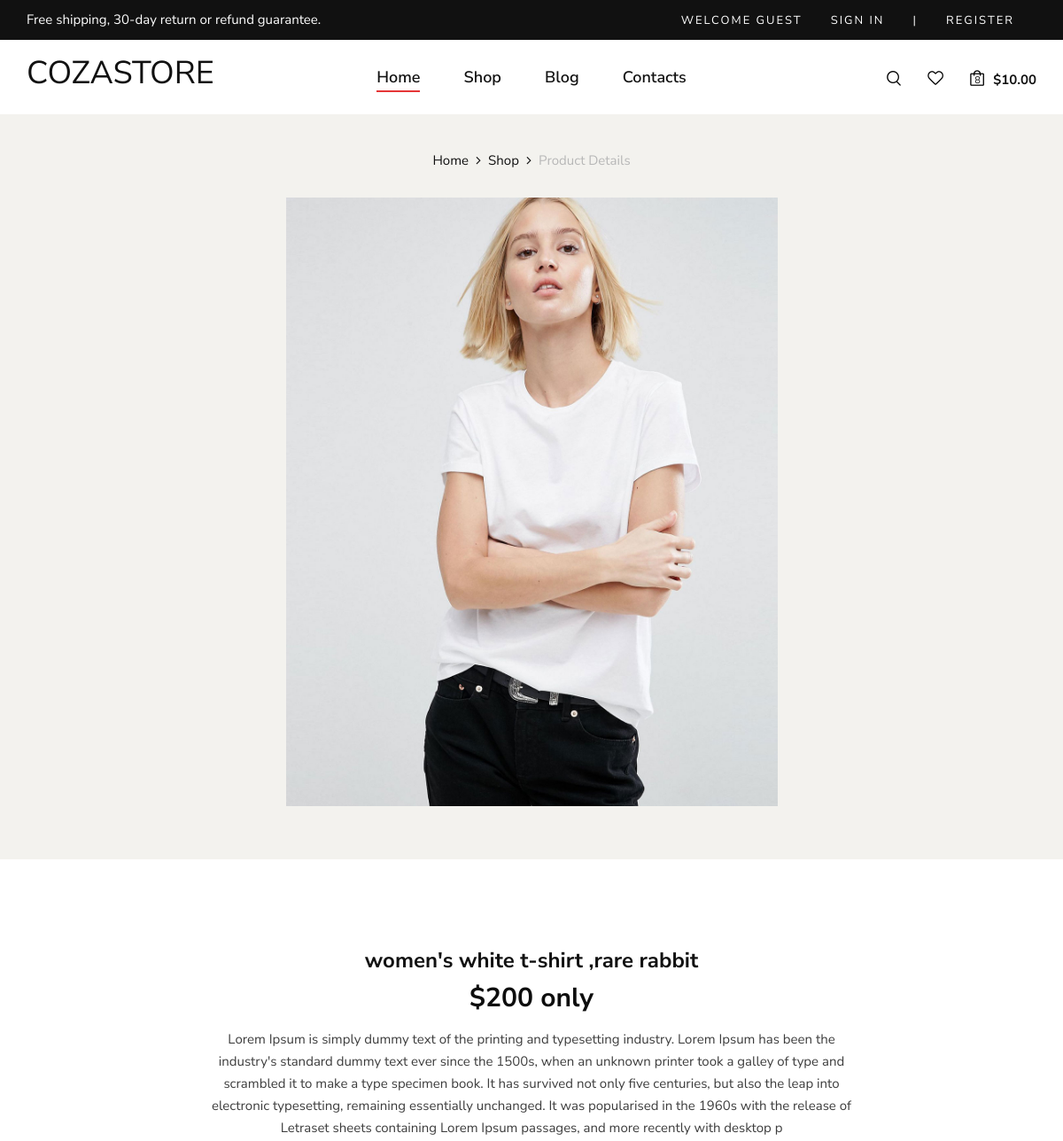
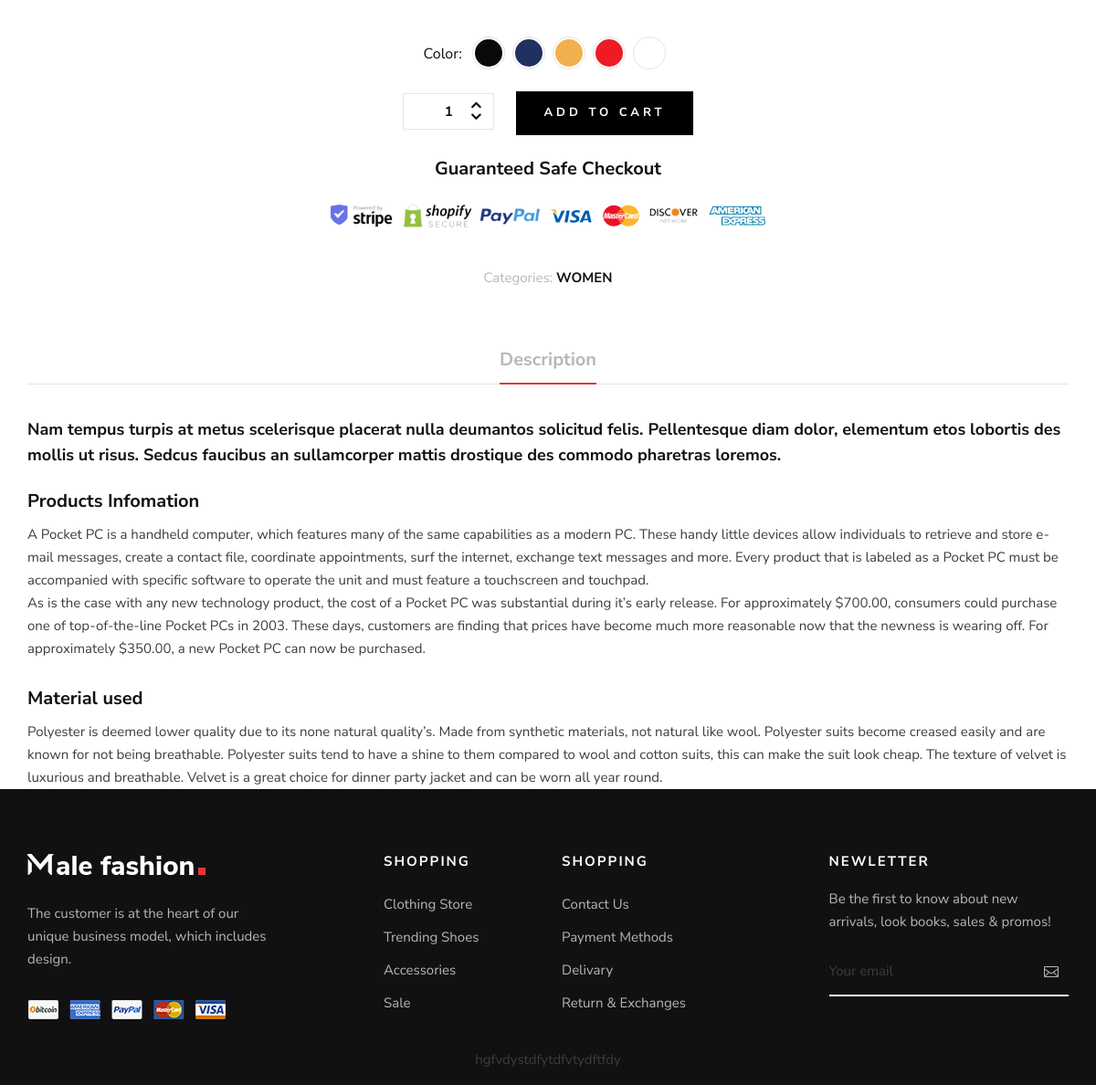
The page /women/womens-white-t-shirt-rare-rabbit/ on the database its author committed (2 pictures, top to bottom).
### store/models.py (models this page shows, shortened)
class Product(models.Model):
    product_name=models.CharField(max_length=150,unique=True)
    product_slug=models.SlugField(max_length=150,unique=True)
    product_description=models.TextField(max_length=500)
    product_price=models.IntegerField()
    product_image=models.ImageField(upload_to='photos/products')
    product_stock=models.IntegerField()
    is_available=models.BooleanField(default=True)
    category=models.ForeignKey(Category,on_delete=models.CASCADE)
    created_date=models.DateTimeField(auto_now_add=True)
    modified_date=models.DateTimeField(auto_now=True)

### category/models.py (models this page shows, shortened)
class Category(models.Model):
    category_name=models.CharField(max_length=100,blank=True)
    slug=models.SlugField(max_length=100,blank=True)
    category_image=models.ImageField(upload_to='photos/category')
    class Meta:
        verbose_name='category'
        verbose_name_plural='categories'
    def __str__(self):
        return self.category_name

### store/views.py (the view)
# urls.py: path('<slug:category_slug>/<slug:product_slug>/',details, name='product_detail'),
def details(request,category_slug,product_slug):
    try:
        category = get_object_or_404(Category, slug=category_slug)
        single_product = get_object_or_404(Product, category=category, product_slug=product_slug)
    except Exception as e:
        raise e
    context={
        'single_product':single_product
    }
    return render(request,'details.html',context)

### category/context_processors.py (called while the page is built)
def menu_links(request):
    links=Category.objects.all()
    return dict(links=links)

### templates/details.html (shortened to what this page needs)
{% extends "home.html" %}
{% load static %}
{% block content %}
 <section class="shop-details">
    <div class="product__details__pic">
        <div class="container">
            <div class="row">
                <div class="col-lg-12">
                    <div class="product__details__breadcrumb">
                        <a href="./index.html">Home</a>
                        <a href="./shop.html">Shop</a>
                        <span>Product Details</span>
                    </div>
                </div>
            </div>
            <div class="row">
                <div class="col-lg-3 col-md-3">
                </div>
                <div class="col-lg-6 col-md-9">
                    <div class="tab-content">
                        <div class="tab-pane active" id="tabs-1" role="tabpanel">
                            <div class="product__details__pic__item">
                                <img src="{{single_product.product_image.url}}" alt="">
                            </div>
                        </div>
                    </div>
                </div>
            </div>
        </div>
    </div>
    <div class="product__details__content">
        <div class="container">
            <div class="row d-flex justify-content-center">
                <div class="col-lg-8">
                    <div class="product__details__text">
                        <h4>{{single_product.product_name}}</h4>
                        <h3>${{single_product.product_price}} only</h3>
                        <p>{{single_product.product_description}}</p>
                        <div class="product__details__option">
                            <div class="product__details__option__color">
                                <span>Color:</span>
                                <label class="c-1" for="sp-1">
                                </label>
                                <label class="c-2" for="sp-2">
                                </label>
                                <label class="c-3" for="sp-3">
                                </label>
                                <label class="c-4" for="sp-4">
                                </label>
                                <label class="c-9" for="sp-9">
                                </label>
                            </div>
                        </div>
                        <div class="product__details__cart__option">
                            <div class="quantity">
                                <div class="pro-qty">
                                    <input type="text" value="1">
                                </div>
                            </div>
                            <a href="#" class="primary-btn">add to cart</a>
                        </div>
                        <div class="product__details__last__option">
                            <h5><span>Guaranteed Safe Checkout</span></h5>
                            <img src="{% static "img/shop-details/details-payment.png" %}" alt="">
                            <ul>
                                <li><span>Categories:</span> {{single_product.category}}</li>
                            </ul>
                        </div>
                    </div>
                </div>
            </div>
            <div class="row">
                <div class="col-lg-12">
                    <div class="product__details__tab">
                        <ul class="nav nav-tabs" role="tablist">
                            <li class="nav-item">
                                <a class="nav-link active" data-toggle="tab" href="#tabs-5"
                                role="tab">Description</a>
                            </li>
                        </ul>
                        <div class="tab-content">
                            <div class="tab-pane active" id="tabs-5" role="tabpanel">
                                <div class="product__details__tab__content">
                                    <p class="note">Nam tempus turpis at metus scelerisque placerat nulla deumantos
                                        solicitud felis. Pellentesque diam dolor, elementum etos lobortis des mollis
                                        ut risus. Sedcus faucibus an sullamcorper mattis drostique des commodo
                                    pharetras loremos.</p>
                                    <div class="product__details__tab__content__item">
                                        <h5>Products Infomation</h5>
                                        <p>A Pocket PC is a handheld computer, which features many of the same
                                            capabilities as a modern PC. These handy little devices allow
                                            individuals to retrieve and store e-mail messages, create a contact
                                            file, coordinate appointments, surf the internet, exchange text messages
                                            and more. Every product that is labeled as a Pocket PC must be
                                            accompanied with specific software to operate the unit and must feature
                                        a touchscreen and touchpad.</p>
                                        <p>As is the case with any new technology product, the cost of a Pocket PC
                                            was substantial during it’s early release. For approximately $700.00,
                                            consumers could purchase one of top-of-the-line Pocket PCs in 2003.
                                            These days, customers are finding that prices have become much more
                                            reasonable now that the newness is wearing off. For approximately
                                        $350.00, a new Pocket PC can now be purchased.</p>
                                    </div>
                                    <div class="product__details__tab__content__item">
                                        <h5>Material used</h5>
                                        <p>Polyester is deemed lower quality due to its none natural quality’s. Made
                                            from synthetic materials, not natural like wool. Polyester suits become
                                            creased easily and are known for not being breathable. Polyester suits
                                            tend to have a shine to them compared to wool and cotton suits, this can
                                            make the suit look cheap. The texture of velvet is luxurious and
                                            breathable. Velvet is a great choice for dinner party jacket and can be
                                        worn all year round.</p>
                                    </div>
                                </div>
                            </div>
                        </div>
                    </div>
                </div>
            </div>
        </div>
    </div>
</section>
{% endblock content %}

### rows shown on the page
Product: product_image (picture), product_name "women's white t-shirt ,rare rabbit", product_price "200", product_description "Lorem Ipsum is simply dummy text of the printing and typesetting industry. Lorem Ipsum has been the industry's standard dummy text ever since the 1500s, when an unknown printer took a galley of type and scrambled it to make a type specimen book. It has survived not only five centuries, but also the leap into electronic typesetting, remaining essentially unchanged. It was popularised in the 1960s with the release of Letraset sheets containing Lorem Ipsum passages, and more recently with desktop p", category "WOMEN"
